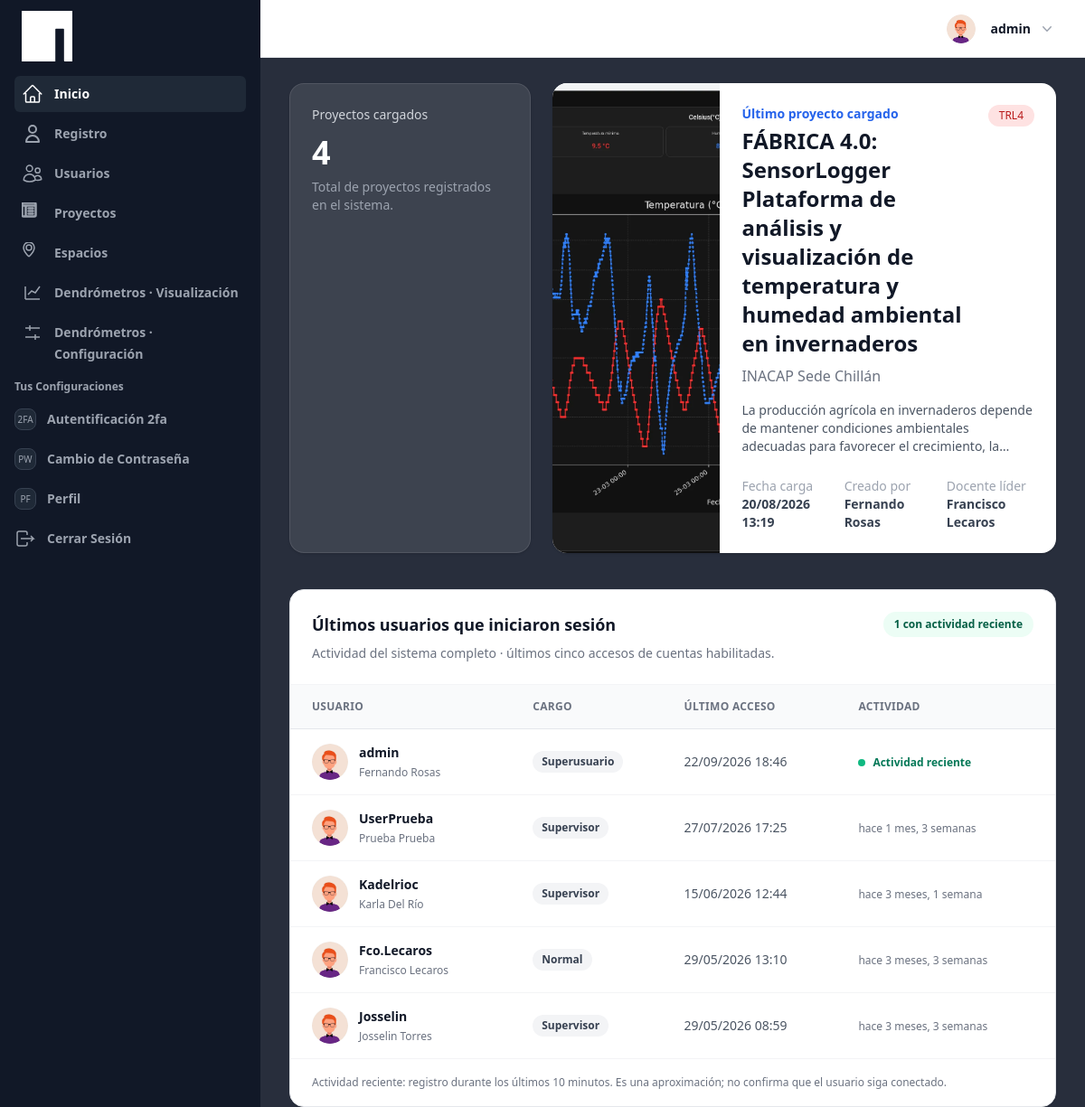
The app's page / (signed in) with its own data.
### ProyectosApp/models.py (models this page shows, shortened)
class Proyecto(models.Model):
    TRL_CHOICES = [
        ("TRL1", "TRL 1"),
        ("TRL2", "TRL 2"),
        ("TRL3", "TRL 3"),
        ("TRL4", "TRL 4"),
        ("TRL5", "TRL 5"),
        ("TRL6", "TRL 6"),
        ("TRL7", "TRL 7"),
        ("TRL8", "TRL 8"),
    ]
    titulo = models.CharField(max_length=200)
    fecha_inicio = models.DateField()
    empresa_organizacion = models.CharField(max_length=200)
    lugar = models.CharField(max_length=200, default="Inacap")
    descripcion = models.TextField(max_length=1200)
    objetivos = models.TextField(max_length=300)
    trl = models.CharField(max_length=10, choices=TRL_CHOICES, default="TRL1")
    docente_lider = models.ForeignKey(
        User, on_delete=models.PROTECT, related_name="proyectos_liderados"
    )
    imagen_1 = models.ImageField(upload_to=proyecto_image_path, blank=True, null=True)
    imagen_2 = models.ImageField(upload_to=proyecto_image_path, blank=True, null=True)
    imagen_3 = models.ImageField(upload_to=proyecto_image_path, blank=True, null=True)
    creado_por = models.ForeignKey(
        User,
        on_delete=models.SET_NULL,
        null=True,
        blank=True,
        related_name="proyectos_creados",
    )
    modificado_por = models.ForeignKey(
        User,
        on_delete=models.SET_NULL,
        null=True,
        blank=True,
        related_name="proyectos_modificados",
    )
    creado = models.DateTimeField(auto_now_add=True)
    modificado = models.DateTimeField(auto_now=True)

### UsuarioApp/models.py (models this page shows, shortened)
class Profile(models.Model):
    last_activity = models.DateTimeField(null=True, blank=True)
    image = models.ImageField(upload_to=profile_picture_path, default="profile.webp")
    user_FK = models.OneToOneField(
        User, on_delete=models.CASCADE, related_name="profile"
    )
    position_FK = models.ForeignKey(
        Position, on_delete=models.SET_NULL, null=True, blank=True
    )
    def update_last_activity(self):
        self.last_activity = timezone.now()
        type(self).objects.filter(pk=self.pk).update(last_activity=self.last_activity)
    class Meta:
        verbose_name = "Perfil"
        verbose_name_plural = "Perfiles"
        ordering = ["-id"]

class Position(models.Model):
    user_position = models.CharField(max_length=45, unique=True)
    permission_code = models.CharField(
        max_length=25, choices=PERMISOS, default="RESTRICTED"
    )
    class Meta:
        db_table = "position"

### homeApp/views.py (the view)
# urls.py: path("", views.HomeView.as_view(), name="Home"),
class HomeView(LoginRequiredMixin, ListView):
    model = User
    template_name = "pages/index.html"
    context_object_name = "usuarios_recientes"
    ACTIVIDAD_MINUTOS = 10
    def get_queryset(self):
        return (
            User.objects.filter(
                is_active=True,
                last_login__isnull=False,
            )
            .select_related("profile__position_FK")
            .order_by("-last_login", "-pk")[:5]
        )
    def get_context_data(self, **kwargs):
        context = super().get_context_data(**kwargs)
        ahora = timezone.now()
        limite_actividad = ahora - timedelta(
            minutes=self.ACTIVIDAD_MINUTOS,
        )
        active_users = set(
            Profile.objects.filter(
                user_FK__is_active=True,
                last_activity__gte=limite_actividad,
                last_activity__lte=ahora,
            ).values_list("user_FK_id", flat=True)
        )
        context.update(
            active_users=active_users,
            usuarios_con_actividad=len(active_users),
            actividad_minutos=self.ACTIVIDAD_MINUTOS,
            actualizado_en=ahora,
            cantidad_proyectos=Proyecto.objects.count(),
            ultimo_proyecto=(
                Proyecto.objects.select_related("creado_por", "docente_lider")
                .order_by("-creado")
                .first()
            ),
        )
        return context

### DendometroApp/templatetags/dendometro_tags.py (called while the page is built)
@register.simple_tag
def puede_configurar_dendrometros(user):
    return usuario_tiene_cargo(user)

### UsuarioApp/templatetags/permisos_tags.py (called while the page is built)
@register.simple_tag
def puede_administrar(user):
    return usuario_tiene_cargo(user)

### core/mixins.py (called while the page is built, shortened)
def codigo_cargo_usuario(user):
    if not user.is_authenticated or not user.is_active:
        return None
    if user.is_superuser:
        return "SUPERUSER"

def usuario_tiene_cargo(user, cargos=("ADMIN", "MANAGER")):
    codigo = codigo_cargo_usuario(user)
    if codigo == "SUPERUSER":
        return True
    return codigo in cargos

### templates/pages/index.html (shortened to what this page needs)
{% extends 'components/Layout/base_extendido.html' %}
{% load static %}
{% load humanize permisos_tags %}
{% block content_main %}
  {% puede_administrar user as puede_administrar_sistema %}
  <div class="grid grid-cols-1 lg:grid-cols-3 gap-6 mb-10">
      <div class="bg-white/10 border border-white/10 rounded-2xl p-6 shadow">
          <p class="text-sm text-gray-300">
              Proyectos cargados
          </p>
          <p class="text-4xl font-bold text-white mt-3">
              {{ cantidad_proyectos }}
          </p>
          <p class="text-gray-400 text-sm mt-2">
              Total de proyectos registrados en el sistema.
          </p>
      </div>
      <div class="lg:col-span-2 bg-white rounded-2xl shadow overflow-hidden">
          {% if ultimo_proyecto %}
              <a href="{% url 'proyectos:detalle' ultimo_proyecto.pk %}"
                class="block hover:bg-gray-50 transition">
                  <div class="grid grid-cols-1 md:grid-cols-3">
                      {% if ultimo_proyecto.imagen_1 %}
                          <img src="{{ ultimo_proyecto.imagen_1.url }}"
                              class="w-full h-full min-h-[220px] object-cover">
                      {% else %}
                          <div class="bg-gray-200 min-h-[220px] flex items-center justify-center text-gray-500">
                              Sin imagen
                          </div>
                      {% endif %}
                      <div class="md:col-span-2 p-6">
                          <div class="flex justify-between items-start gap-4">
                              <div>
                                  <p class="text-sm font-semibold text-blue-600">
                                      Último proyecto cargado
                                  </p>
                                  <h2 class="text-2xl font-bold text-gray-900 mt-1">
                                      {{ ultimo_proyecto.titulo }}
                                  </h2>
                              </div>
                              <span class="bg-red-100 text-red-700 text-xs px-3 py-1 rounded-full whitespace-nowrap">
                                  {{ ultimo_proyecto.trl }}
                              </span>
                          </div>
                          <p class="text-gray-500 mt-2">
                              {{ ultimo_proyecto.empresa_organizacion }}
                          </p>
                          <p class="text-gray-600 text-sm mt-4 line-clamp-3">
                              {{ ultimo_proyecto.descripcion }}
                          </p>
                          <div class="grid grid-cols-1 md:grid-cols-3 gap-4 mt-6 text-sm">
                              {% if puede_administrar_sistema %}
                                <div>
                                    <p class="text-gray-400">
                                        Fecha carga
                                    </p>
                                    <p class="font-semibold text-gray-700">
                                        {{ ultimo_proyecto.creado|date:"d/m/Y H:i" }}
                                    </p>
                                </div>
                              {% endif %}
                              <div>
                                  <p class="text-gray-400">
                                      Creado por
                                  </p>
                                  <p class="font-semibold text-gray-700">
                                      {% if ultimo_proyecto.creado_por %}
                                          {{ ultimo_proyecto.creado_por.get_full_name|default:ultimo_proyecto.creado_por.username }}
                                      {% else %}
                                          No registrado
                                      {% endif %}
                                  </p>
                              </div>
                              <div>
                                  <p class="text-gray-400">
                                      Docente líder
                                  </p>
                                  <p class="font-semibold text-gray-700">
                                      {{ ultimo_proyecto.docente_lider.get_full_name|default:ultimo_proyecto.docente_lider.username }}
                                  </p>
                              </div>
                          </div>
                      </div>
                  </div>
              </a>
          {% endif %}
      </div>
  </div>
  <section aria-labelledby="tablaUsuarios" class="min-w-0 overflow-hidden rounded-2xl border border-gray-200 bg-white shadow-sm">
    <header class="flex flex-wrap items-start justify-between gap-3 border-b border-gray-100 p-5 sm:p-6">
      <div><h2 id="tablaUsuarios" class="text-lg font-bold text-gray-900">Últimos usuarios que iniciaron sesión</h2><p id="tablaUsuariosConectados" class="mt-2 text-sm text-gray-500">Actividad del sistema completo · últimos cinco accesos de cuentas habilitadas.</p></div>
      <span class="rounded-full bg-emerald-50 px-3 py-1.5 text-xs font-semibold text-emerald-800">{{ usuarios_con_actividad }} con actividad reciente</span>
    </header>
    <div role="region" aria-labelledby="tablaUsuarios" tabindex="0" class="overflow-x-auto focus-visible:ring-2 focus-visible:ring-inset focus-visible:ring-blue-500">
      <table aria-describedby="tablaUsuariosConectados" class="w-full min-w-[720px] text-left text-sm">
        <thead class="border-b border-gray-200 bg-gray-50 text-xs uppercase tracking-wide text-gray-500">
          <tr><th scope="col" class="px-6 py-4">Usuario</th><th scope="col" class="px-4 py-4">Cargo</th><th scope="col" class="px-4 py-4">Último acceso</th><th scope="col" class="px-6 py-4">Actividad</th></tr>
        </thead>
        <tbody class="divide-y divide-gray-100">
          {% for usuario in usuarios_recientes %}
            <tr class="hover:bg-gray-50">
              <th scope="row" class="px-6 py-4 text-left font-normal">
                <div class="flex items-center gap-3">
                  <img src="{% if usuario.profile.image and usuario.profile.image.name != 'profile.webp' %}{{ usuario.profile.image.url }}{% else %}{% static 'img/profile.webp' %}{% endif %}" alt="" width="40" height="40" class="h-10 w-10 shrink-0 rounded-full bg-gray-100 object-cover">
                  <div><p class="font-semibold text-gray-900">{{ usuario.username }}</p><p class="mt-1 text-xs text-gray-500">{{ usuario.get_full_name|default:'Sin nombre registrado' }}</p></div>
                </div>
              </th>
              <td class="px-4 py-4">
                <span class="inline-flex rounded-full bg-gray-100 px-2.5 py-1 text-xs font-semibold text-gray-700">{% if usuario.is_superuser %}Superusuario{% else %}{{ usuario.profile.position_FK.user_position|default:'Sin cargo' }}{% endif %}</span>
              </td>
              <td class="whitespace-nowrap px-4 py-4 tabular-nums text-gray-600"><time datetime="{{ usuario.last_login|date:'c' }}">{{ usuario.last_login|date:'d/m/Y H:i' }}</time></td>
              <td class="px-6 py-4">
                {% if usuario.pk in active_users %}
                  <span class="inline-flex items-center gap-2 text-xs font-semibold text-emerald-700"><span aria-hidden="true" class="h-2 w-2 rounded-full bg-emerald-500"></span>Actividad reciente</span>
                {% else %}
                  <span class="text-xs text-gray-500">{% if usuario.profile.last_activity %}{{ usuario.profile.last_activity|naturaltime }}{% else %}Sin registro de actividad{% endif %}</span>
                {% endif %}
              </td>
            </tr>
          {% empty %}
            <tr><td colspan="4" class="px-6 py-8 text-center text-gray-500">No hay accesos registrados.</td></tr>
          {% endfor %}
        </tbody>
      </table>
    </div>
    <p class="border-t border-gray-100 px-5 py-4 text-xs leading-5 text-gray-500 sm:px-6">Actividad reciente: registro durante los últimos {{ actividad_minutos }} minutos. Es una aproximación; no confirma que el usuario siga conectado.</p>
  </section>
{% endblock content_main %}

### templates/components/header/components/profile.html (shortened to what this page needs)
{% load static %}
<div class="relative" x-data="{ openUser: false }">
  <button type="button" class="-m-1.5 flex items-center p-1.5" id="user-menu-button" aria-expanded="false" aria-haspopup="true" @click="openUser = !openUser">
    <img class="h-8 w-8 rounded-full bg-gray-50" src="{% if request.user.profile.image and request.user.profile.image.name != 'profile.webp' %}{{ request.user.profile.image.url }}{% else %}{% static 'img/profile.webp' %}{% endif %}" alt="perfil">
    <span class="hidden lg:flex lg:items-center">
      <span class="ml-4 text-sm font-semibold leading-6 text-gray-900" aria-hidden="true">{{ request.user }}</span>
      <svg class="ml-2 h-5 w-5 text-gray-400" viewBox="0 0 20 20" fill="currentColor" aria-hidden="true">
        <path fill-rule="evenodd" d="M5.23 7.21a.75.75 0 011.06.02L10 11.168l3.71-3.938a.75.75 0 111.08 1.04l-4.25 4.5a.75.75 0 01-1.08 0l-4.25-4.5a.75.75 0 01.02-1.06z" clip-rule="evenodd" />
      </svg>
    </span>
  </button>
</div>

### static/css/mensajes.css (style rules this page uses)
button { padding: 10px; }

### records on screen
Proyecto: imagen_1 (picture), titulo "FÁBRICA 4.0: SensorLogger Plataforma de análisis y visualización de temperatura y humedad ambiental en invernaderos", trl "TRL4", empresa_organizacion "INACAP Sede Chillán", descripcion "La producción agrícola en invernaderos depende de mantener condiciones ambientales adecuadas para favorecer el crecimiento,…", creado "20/08/2026 13:19", creado_por.get_full_name "Fernando Rosas", docente_lider.get_full_name "Francisco Lecaros"

### other values on screen
{{ request.user }} "admin"
{{ cantidad_proyectos }} "4"
{{ usuarios_con_actividad }} "1"
{{ usuario.username }} "admin"
{{ usuario.get_full_name|default:'Sin nombre registrado' }} "Fernando Rosas"
{{ usuario.last_login|date:'d/m/Y H:i' }} "22/09/2026 18:46"
{{ usuario.username }} "UserPrueba"
{{ usuario.get_full_name|default:'Sin nombre registrado' }} "Prueba Prueba"
{{ usuario.profile.position_FK.user_position|default:'Sin cargo' }} "Supervisor"
{{ usuario.last_login|date:'d/m/Y H:i' }} "27/07/2026 17:25"
{{ usuario.profile.last_activity|naturaltime }} "hace 1 mes, 3 semanas"
{{ usuario.username }} "Kadelrioc"
{{ usuario.get_full_name|default:'Sin nombre registrado' }} "Karla Del Río"
{{ usuario.last_login|date:'d/m/Y H:i' }} "15/06/2026 12:44"
{{ usuario.profile.last_activity|naturaltime }} "hace 3 meses, 1 semana"
